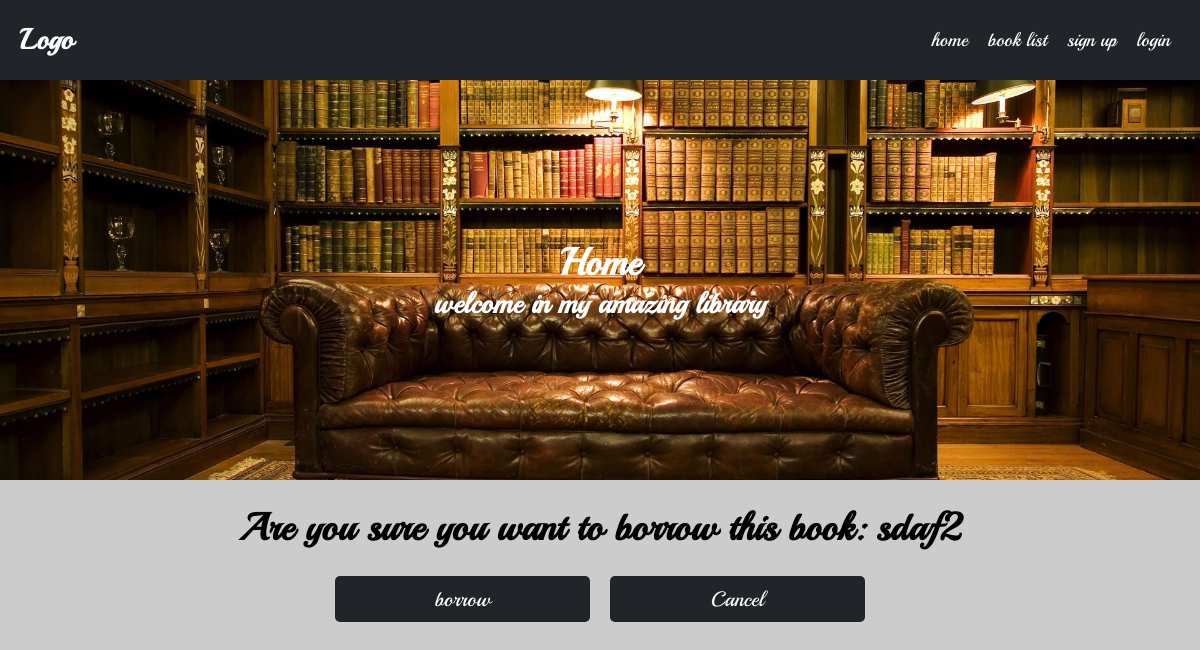
/books/borrow/sdaf2/, run on an earlier commit of the app's database.
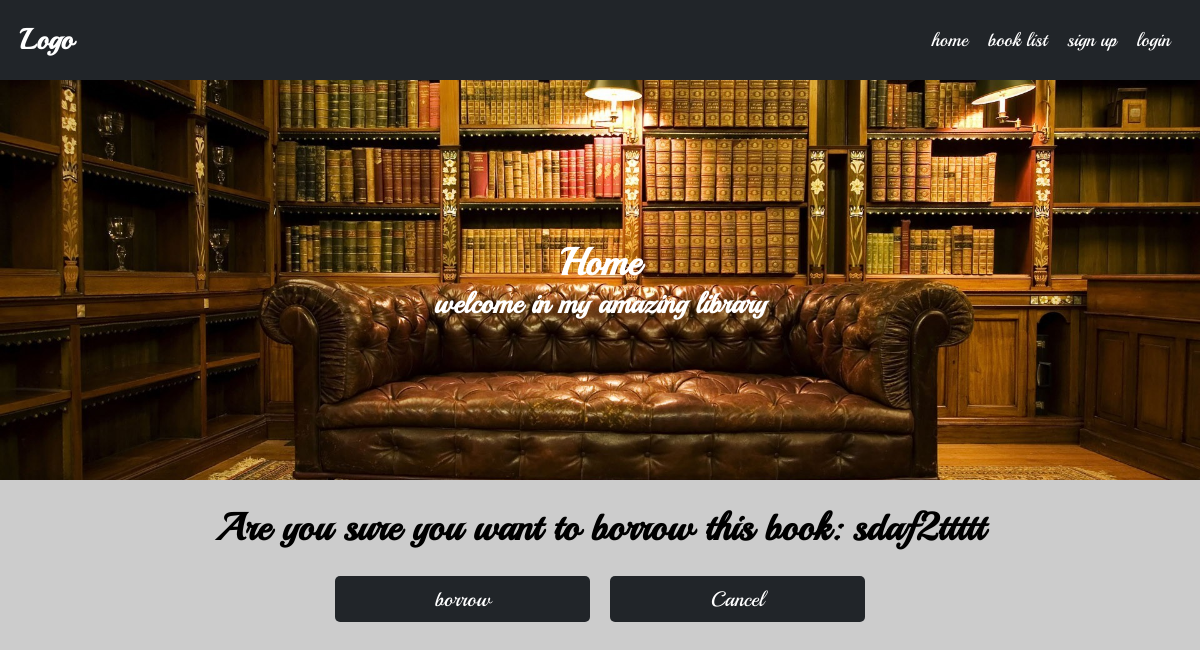
And on a later commit of the database.
### books/models.py (models this page shows, shortened)
class Book(BasicModel):
    uploaded_by = models.ForeignKey(User, on_delete=models.CASCADE, related_name='books')
    category = models.ForeignKey(Category, on_delete=models.CASCADE, related_name='books')
    viewers = models.ManyToManyField(User, through=Viewers, related_name='viewed_books')
    title = models.CharField(max_length=100)
    author = models.CharField(max_length=100)
    price = models.DecimalField(max_digits=5, decimal_places=2)
    description = models.TextField()
    borrower = models.ForeignKey(User, on_delete=models.SET_NULL, related_name='borrowed_books', null=True, blank=True)
    objects = BookManager()
    @property
    def is_borrowed(self):
        return self.borrower is not None
    def get_absolute_url(self):
        return reverse('book_details', args=[self.slug])
    class Meta:
        verbose_name = 'Book'
        verbose_name_plural = 'Books'

### books/views.py (the view, shortened to what this page needs)
# urls.py: path('borrow/<slug:slug>/', views.BorrowBookView.as_view(), name='borrow_book'),
class BorrowBookView(View):
    def get(self, request, slug):
        book = Book.objects.active().get(slug=slug)
        if book.is_borrowed:
            messages.add_message(request, messages.ERROR, 'Book is already borrowed')
            return redirect(reverse('book_details', args=[slug]))
        return render(request, 'books/borrow_book.html', {'object': book})

### books/models.py (called while the page is built)
    def get_queryset(self):
        return queryset(self.model, using=self._db)

    def active(self):
        return self.get_queryset().filter(active=True)

### templates/books/borrow_book.html (shortened to what this page needs)
{% extends "base.html" %}
{% load static %}
{% block content %}
<div class="container">
    <div class="row flex-center">
        <h1>Are you sure you want to borrow this book: <span id="BookName"> {{object.title}}</span></h1>
    </div>
    <div class="row flex-center">
        <form method="post" class="col-6 no-wrap gap">
            <button type="submit" class="btn-3 btn-dark" id="borrow_book_button" >borrow</button>
            <button type="button" class="btn-3 btn-dark" onclick="urlRedirect(`{{object.get_absolute_url}} `)">Cancel</button>
        </form>
    </div>
</div>
{% endblock %}

What changed in the data, as far as the page shows it:
changed Book: title "sdaf2" → "sdaf2ttttt"
